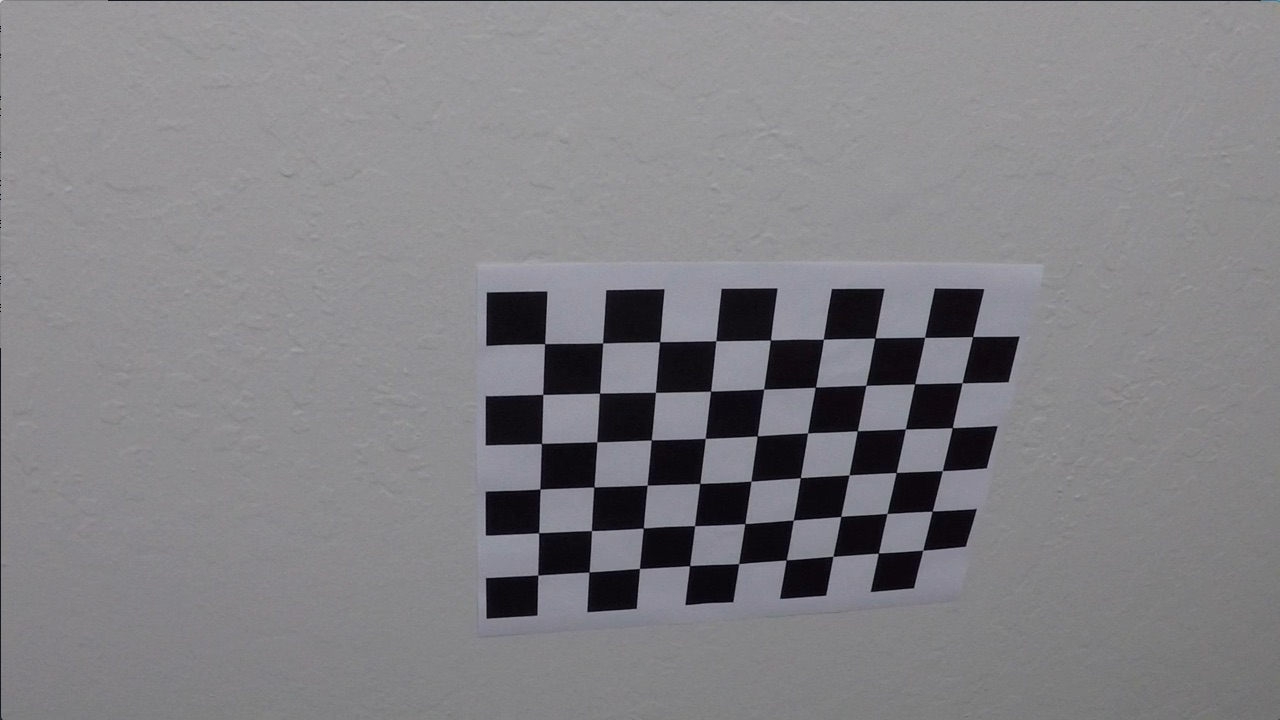
#> input picture P4_Advanced_Lane_Finding/camera_cal/calibration10.jpg, 1280 x 720 px; its folder holds only this picture in this run; the run also reads 1 picture not shown here
$ jupyter execute --allow-errors p4_progress.ipynb   (shell and % lines are left out)   (older library calls are emulated)
#> lines starting #> are read from the running program, lines starting #| are printed output that depends on the picture
[cell 1]
import cv2
import matplotlib.pyplot as plt
import matplotlib.image as mpimg
import numpy as np
import os
import pickle

[cell 2]
def camcal():
    objp = np.zeros((6*9,3), np.float32)
    objp[:,:2] = np.mgrid[0:9, 0:6].T.reshape(-1,2)

    objpoints = [] # 3d points in real world space
    imgpoints = [] # 2d points in image plane.

    for c in os.listdir("./camera_cal/"):
        image_path = os.path.join("./camera_cal/", c)
        img = mpimg.imread(image_path)
#> img is the input picture: shape (720, 1280, 3); mean R, G, B 130.2, 129.4, 133.1
        gray = cv2.cvtColor(img, cv2.COLOR_RGB2GRAY)
        # Find the chessboard corners
        ret, corners = cv2.findChessboardCorners(gray, (9,6), None)
#> ret = True; corners = 54 rows, first 8: [545.3, 343.1], [602.7, 342.8], [660.1, 341.3], [715.8, 340.7], [770.6, 340], [823.5, 339.2], [874.3, 338.5], [925.1, 337.4]
        # If found, add object points, image points
        if ret == True:
            objpoints.append(objp)
            imgpoints.append(corners)

    #Image size
    img = cv2.imread('./camera_cal/calibration1.jpg')
    img_size = (img.shape[1], img.shape[0])

    # Do camera calibration given object points and image points
    ret, mtx, dist, rvecs, tvecs = cv2.calibrateCamera(objpoints, imgpoints, img_size,None,None)


    # Save the camera calibration result for later use (we won't worry about rvecs / tvecs)
    dist_pickle = {}
    dist_pickle["mtx"] = mtx
    dist_pickle["dist"] = dist
    pickle.dump( dist_pickle, open( "./camera_cal/dist_pickle.p", "wb" ) )

    return mtx, dist, img_size

#> (a cell that did not finish here is left out)

[cell 4]
image_path = 'test_images/straight_lines1.jpg'
#> image_path = 'test_images/straight_lines1.jpg'
#> (the rest of this cell did not finish here and is left out)

#> (a cell that did not finish here is left out)

[cell 6]
src=np.float32([[246,690], [1056,690], [694,456], [588,456]])
#> src = [[246, 690], [1056, 690], [694, 456], [588, 456]]
dst=np.float32([[300,700], [900,700], [900,100],[300,100]])
M = cv2.getPerspectiveTransform(src, dst)
#> M = [[-0.474, -1.41, 894.6], [-1.94e-15, -1.88, 848.1], [-3.07e-18, -0.00238, 1]]
#> (the rest of this cell did not finish here and is left out)

[cell 7]
Minv = cv2.getPerspectiveTransform(dst, src)
#> Minv = [[0.154, -0.809, 548.2], [0, -0.532, 451.5], [2.65e-19, -0.00127, 1]]

#> (a cell that did not finish here is left out)

[cell 9]
dist_pickle = {}
#> (the rest of this cell did not finish here and is left out)

[cell 10]
def threshold(img, sobel_kernel, s_thresh, h_thresh, sx_thresh, dir_thresh):
    img = np.copy(img)
    # Convert to HSV color space and separate the V channel
    hsv = cv2.cvtColor(img, cv2.COLOR_RGB2HLS).astype(np.float)
    l_channel = hsv[:,:,1]
    s_channel = hsv[:,:,2]
    h_channel = hsv[:,:,0]
    # Sobel x
    sobelx = cv2.Sobel(l_channel, cv2.CV_64F, 1, 0, ksize=sobel_kernel) # Take the derivative in x
    abs_sobelx = np.absolute(sobelx) # Absolute x derivative to accentuate lines away from horizontal
    scaled_sobel = np.uint8(255*abs_sobelx/np.max(abs_sobelx))

    # Threshold x gradient
    sxbinary = np.zeros_like(scaled_sobel)
    sxbinary[(scaled_sobel >= sx_thresh[0]) & (scaled_sobel <= sx_thresh[1])] = 1

    #Direction Threshold
    sobely = cv2.Sobel(l_channel, cv2.CV_64F, 0, 1, ksize=sobel_kernel)
    abs_sobely = np.absolute(sobely)
    direction=np.arctan2(abs_sobely, abs_sobelx)
    sdbinary = np.zeros_like(direction)
    sdbinary[(direction >= dir_thresh[0]) & (direction <= dir_thresh[1])] = 1

    # Threshold s channel
    s_binary = np.zeros_like(s_channel)
    s_binary[(s_channel >= s_thresh[0]) & (s_channel <= s_thresh[1])] = 1

    # Threshold h channel
    h_binary = np.zeros_like(h_channel)
    h_binary[(h_channel >= h_thresh[0]) & (h_channel <= h_thresh[1])] = 1
    # Stack each channel
    combined_binary = np.zeros_like(sxbinary)
    combined_binary[(h_binary == 1) | ((sxbinary == 1) & (sdbinary == 1)) ] = 1
    return combined_binary

#> (a cell that did not finish here is left out)

[cell 12]
image_path = 'test_images/test5.jpg'
img = mpimg.imread(image_path)
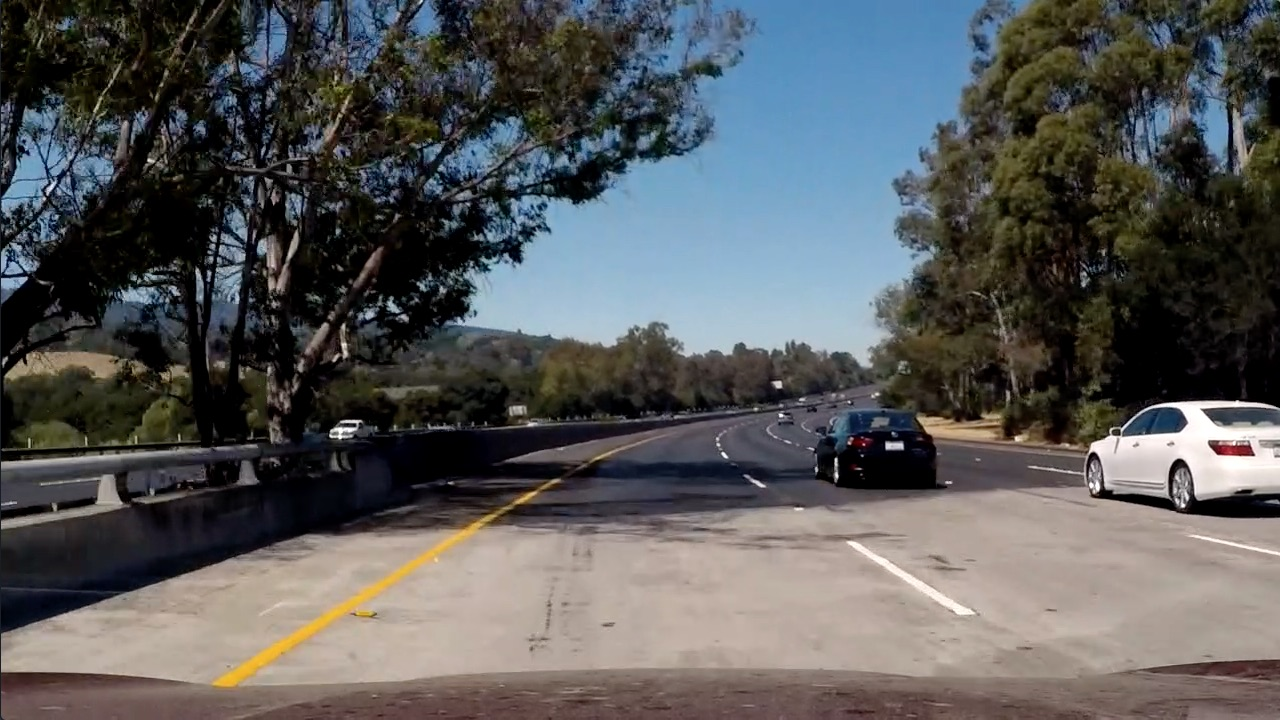
#> input picture P4_Advanced_Lane_Finding/test_images/test5.jpg, 1280 x 720 px
#> img is the input picture: shape (720, 1280, 3); mean R, G, B 88.5, 89.3, 89.8
#> (the rest of this cell did not finish here and is left out)

#> (a cell that did not finish here is left out)

#> (a cell that did not finish here is left out)

#> (a cell that did not finish here is left out)

[cell 16]
ploty = np.linspace(0, 719, num=720)# to cover same y-range as image
quadratic_coeff = 3e-4 # arbitrary quadratic coefficient
# For each y position generate random x position within +/-50 pix
# of the line base position in each case (x=200 for left, and x=900 for right)
leftx = np.array([280 + (y**2)*quadratic_coeff + np.random.randint(-50, high=51)
                              for y in ploty])
rightx = np.array([920 + (y**2)*quadratic_coeff + np.random.randint(-50, high=51)
                                for y in ploty])

leftx = leftx[::-1]  # Reverse to match top-to-bottom in y
rightx = rightx[::-1]  # Reverse to match top-to-bottom in y


# Fit a second order polynomial to pixel positions in each fake lane line
left_fit = np.polyfit(ploty, leftx, 2)
left_fitx = left_fit[0]*ploty**2 + left_fit[1]*ploty + left_fit[2]
right_fit = np.polyfit(ploty, rightx, 2)
right_fitx = right_fit[0]*ploty**2 + right_fit[1]*ploty + right_fit[2]

# Plot up the fake data
mark_size = 3
plt.plot(leftx, ploty, 'o', color='red', markersize=mark_size)
plt.plot(rightx, ploty, 'o', color='blue', markersize=mark_size)
plt.xlim(0, 1280)
plt.ylim(0, 720)
plt.plot(left_fitx, ploty, color='green', linewidth=3)
plt.plot(right_fitx, ploty, color='green', linewidth=3)
plt.gca().invert_yaxis() # to visualize as we do the images
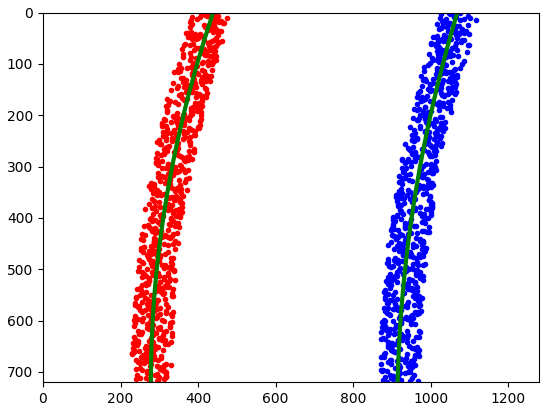
#> figure drawn by matplotlib, 1 panel
